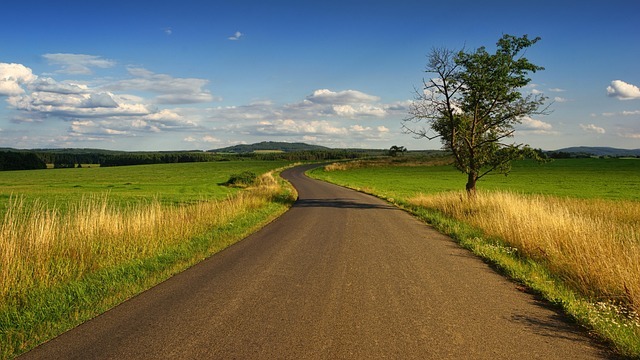
#> input picture Imagenes lab/1.jpg, 640 x 360 px, found by its file name; its folder holds only this picture in this run
$ jupyter execute investigacion.ipynb   (older library calls are emulated)
#> lines starting #> are read from the running program, lines starting #| are printed output that depends on the picture; after the words box and inside, x2 and y2 are one past the last pixel; in counts of white or black regions, pixels touching at a corner belong together
# Problema 6: Comparación entre el Kernel Laplaciano y el algoritmo Canny para detección de bordes

La detección de bordes es una técnica utilizada en procesamiento digital de imágenes para
identificar regiones donde existe un cambio significativo de intensidad entre píxeles vecinos.

Los bordes representan los límites de los objetos dentro de una imagen y son utilizados en
aplicaciones como reconocimiento de objetos, segmentación, visión artificial y análisis
de imágenes.

En este problema se comparan dos métodos utilizados para la detección de bordes:

- Filtro Laplaciano.
- Algoritmo de Canny.

## Kernel Laplaciano

El filtro Laplaciano es un operador basado en la segunda derivada espacial de una imagen.

Su objetivo es encontrar regiones donde la intensidad cambia rápidamente, ya que estos
cambios representan posibles bordes.

A diferencia de otros filtros, el Laplaciano no calcula la dirección del borde, sino que
detecta cambios de intensidad independientemente de la orientación.

Algunos kernels utilizados son:

\[
\begin{bmatrix}
0 & -1 & 0\\
-1 & 4 & -1\\
0 & -1 & 0
\end{bmatrix}
\]

y

\[
\begin{bmatrix}
-1 & -1 & -1\\
-1 & 8 & -1\\
-1 & -1 & -1
\end{bmatrix}
\]

Una desventaja del Laplaciano es que utiliza la segunda derivada, por lo que es muy
sensible al ruido presente en la imagen. Por esta razón normalmente se recomienda aplicar
un suavizado previo, como un filtro Gaussiano.

## Algoritmo Canny

El detector de bordes Canny es un método más avanzado que combina diferentes etapas para
obtener bordes más definidos y reducir la cantidad de falsos positivos.

Las etapas principales son:

1. Suavizado Gaussiano:
   Reduce el ruido antes de detectar bordes.

2. Cálculo del gradiente:
   Determina la intensidad y dirección del cambio utilizando derivadas.

3. Supresión de máximos no locales:
   Reduce los bordes gruesos conservando únicamente los píxeles más representativos.

4. Doble umbral:
   Clasifica los bordes en fuertes y débiles.

5. Histéresis:
   Conecta los bordes débiles relacionados con bordes fuertes.

Debido a este proceso, Canny suele producir resultados más limpios y precisos que un filtro
Laplaciano aplicado directamente.

## Diferencias principales entre Laplaciano y Canny

| Característica | Laplaciano | Canny |
|---|---|---|
| Tipo de operación | Segunda derivada | Varias etapas de procesamiento |
| Sensibilidad al ruido | Alta | Baja debido al suavizado |
| Dirección del borde | No calcula dirección | Utiliza dirección del gradiente |
| Resultado | Puede generar muchos bordes falsos | Bordes más definidos |
| Complejidad | Baja | Mayor |
| Uso común | Análisis rápido de cambios de intensidad | Sistemas de visión artificial |

En conclusión, el filtro Laplaciano es un método sencillo y rápido para encontrar cambios
de intensidad, mientras que Canny es un algoritmo más robusto diseñado para obtener bordes
más precisos en imágenes reales.

[cell 1]
import os
import cv2
import matplotlib.pyplot as plt


ruta_carpeta = r"C:\Users\luisi\Documents\Maestria BI\Analisis de datos\Text Mining & Image Recognition\Lab2\Imagenes lab"


# Seleccionar imagen 1 automáticamente
archivo = [x for x in os.listdir(ruta_carpeta) if x.startswith("1")][0]


ruta = os.path.join(ruta_carpeta, archivo)


print("Imagen utilizada:", ruta)


# Leer imagen
imagen = cv2.imread(ruta)
#> imagen is the input picture: shape (360, 640, 3); mean B, G, R 88.9, 113.5, 113


# Validación
if imagen is None:
    print("No se pudo cargar la imagen")
else:
    print("Imagen cargada correctamente")


# Escala de grises
gris = cv2.cvtColor(imagen, cv2.COLOR_BGR2GRAY)
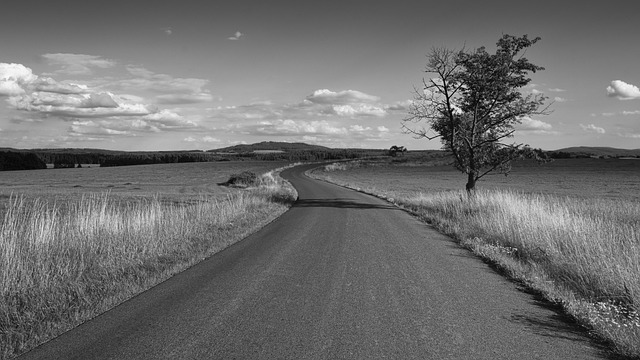
#> gris: shape (360, 640); min 0, max 253, mean 110.5


# Suavizado Gaussiano
suavizada = cv2.GaussianBlur(gris,(5,5),0)


# Laplaciano
laplaciano = cv2.Laplacian(suavizada, cv2.CV_64F)
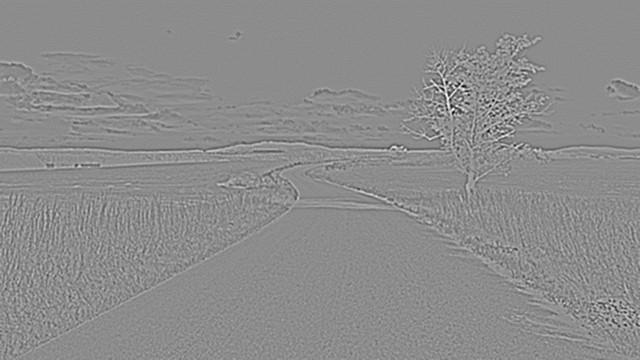
#> laplaciano: shape (360, 640) float64; min -76, max 62, mean 0; drawn with min black and max white
laplaciano = cv2.convertScaleAbs(laplaciano)
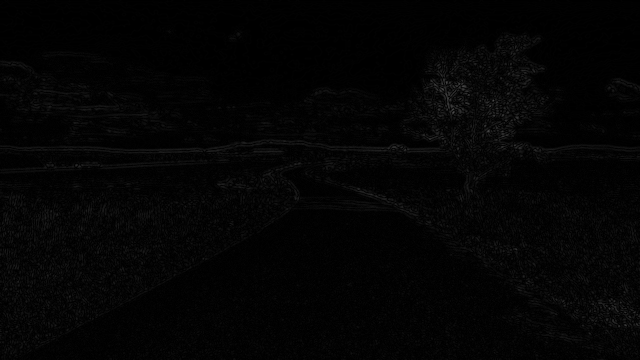
#> laplaciano: shape (360, 640); min 0, max 76, mean 3.9


# Canny
canny = cv2.Canny(suavizada,100,200)
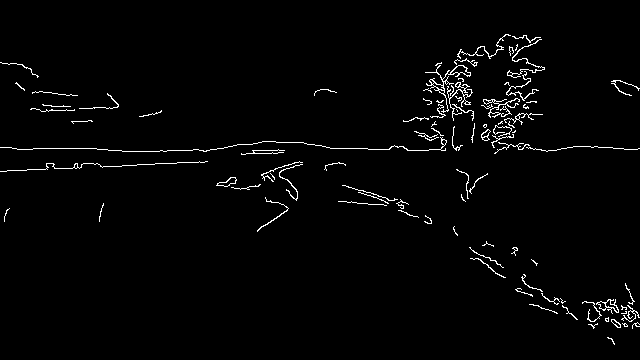
#> canny: shape (360, 640); 2% white in thin lines or dots, all inside (x1, y1, x2, y2) = (0, 34, 640, 345)


# Mostrar
plt.figure(figsize=(15,5))

plt.subplot(1,3,1)
plt.imshow(gris,cmap="gray")
plt.title("Escala de grises")
plt.axis("off")


plt.subplot(1,3,2)
plt.imshow(laplaciano,cmap="gray")
plt.title("Filtro Laplaciano")
plt.axis("off")


plt.subplot(1,3,3)
plt.imshow(canny,cmap="gray")
plt.title("Detector Canny")
plt.axis("off")


plt.show()
